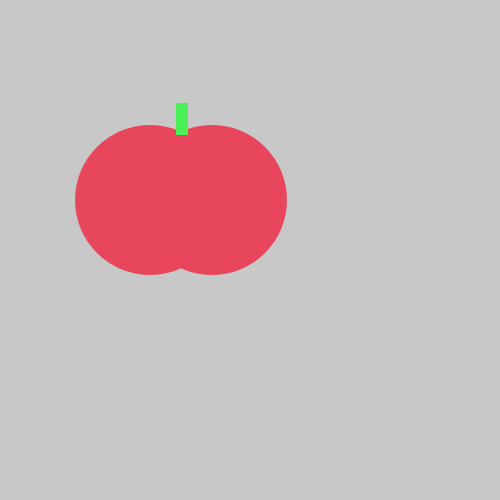
Frame 1 (no input)
Frame 60 (the mouse pressed at the canvas centre just before this capture): identical to frame 1, image omitted
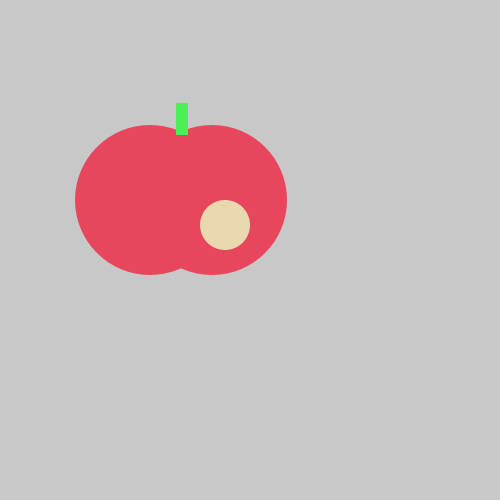
Frame 120 (the mouse held since frame 60 and released just before this capture)

The Processing sketch that drew these frames (run headless with seeded random() and noise(); from frame 60 on, the mouse is pressed at the canvas centre):

// Processing sketch: tasty_tomato
// ── tasty_tomato.pde
void setup() {
    size(500, 500);
}
void draw() {
    background(200, 200, 200);
    noStroke();
  fill(#E8465C);
    ellipse(150, 200, 150, 150);
    ellipse(212, 200, 150, 150);
   fill(#4BF057);
    rect(176, 103, 12, 32);
    if(mousePressed){
      fill(#EAD8AF);
   ellipse(225, 225, 50, 50);

    
}
}
